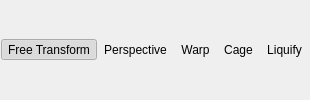
      <widget class="QFrame" name="frame">
       <property name="frameShape">
        <enum>QFrame::NoFrame</enum>
       </property>
       <property name="frameShadow">
        <enum>QFrame::Plain</enum>
       </property>
       <property name="lineWidth">
        <number>0</number>
       </property>
       <layout class="QVBoxLayout" name="verticalLayout_7">
        <property name="leftMargin">
         <number>1</number>
        </property>
        <property name="topMargin">
         <number>1</number>
        </property>
        <property name="rightMargin">
         <number>1</number>
        </property>
        <property name="bottomMargin">
         <number>1</number>
        </property>
        <item>
         <layout class="QHBoxLayout" name="horizontalLayout_3">
          <property name="spacing">
           <number>0</number>
          </property>
          <item>
           <widget class="QToolButton" name="freeTransformButton">
            <property name="sizePolicy">
             <sizepolicy hsizetype="Expanding" vsizetype="Fixed">
              <horstretch>0</horstretch>
              <verstretch>0</verstretch>
             </sizepolicy>
            </property>
            <property name="toolTip">
             <string>Free</string>
            </property>
            <property name="text">
             <string>Free Transform</string>
            </property>
            <property name="checkable">
             <bool>true</bool>
            </property>
            <property name="checked">
             <bool>true</bool>
            </property>
            <property name="autoExclusive">
             <bool>true</bool>
            </property>
            <property name="autoRaise">
             <bool>true</bool>
            </property>
           </widget>
          </item>
          <item>
           <widget class="QToolButton" name="perspectiveTransformButton">
            <property name="sizePolicy">
             <sizepolicy hsizetype="Expanding" vsizetype="Fixed">
              <horstretch>0</horstretch>
              <verstretch>0</verstretch>
             </sizepolicy>
            </property>
            <property name="toolTip">
             <string>Perspective</string>
            </property>
            <property name="text">
             <string>Perspective</string>
            </property>
            <property name="checkable">
             <bool>true</bool>
            </property>
            <property name="autoExclusive">
             <bool>true</bool>
            </property>
            <property name="autoRaise">
             <bool>true</bool>
            </property>
           </widget>
          </item>
          <item>
           <widget class="QToolButton" name="warpButton">
            <property name="sizePolicy">
             <sizepolicy hsizetype="Expanding" vsizetype="Fixed">
              <horstretch>0</horstretch>
              <verstretch>0</verstretch>
             </sizepolicy>
            </property>
            <property name="toolTip">
             <string>Warp</string>
            </property>
            <property name="text">
             <string>Warp</string>
            </property>
            <property name="checkable">
             <bool>true</bool>
            </property>
            <property name="checked">
             <bool>false</bool>
            </property>
            <property name="autoExclusive">
             <bool>true</bool>
            </property>
            <property name="autoRaise">
             <bool>true</bool>
            </property>
           </widget>
          </item>
          <item>
           <widget class="QToolButton" name="cageButton">
            <property name="sizePolicy">
             <sizepolicy hsizetype="Expanding" vsizetype="Fixed">
              <horstretch>0</horstretch>
              <verstretch>0</verstretch>
             </sizepolicy>
            </property>
            <property name="toolTip">
             <string>Cage</string>
            </property>
            <property name="text">
             <string>Cage</string>
            </property>
            <property name="checkable">
             <bool>true</bool>
            </property>
            <property name="autoExclusive">
             <bool>true</bool>
            </property>
            <property name="autoRaise">
             <bool>true</bool>
            </property>
           </widget>
          </item>
          <item>
           <widget class="QToolButton" name="liquifyButton">
            <property name="sizePolicy">
             <sizepolicy hsizetype="Expanding" vsizetype="Fixed">
              <horstretch>0</horstretch>
              <verstretch>0</verstretch>
             </sizepolicy>
            </property>
            <property name="toolTip">
             <string>Liquify</string>
            </property>
            <property name="text">
             <string>Liquify</string>
            </property>
            <property name="checkable">
             <bool>true</bool>
            </property>
            <property name="autoExclusive">
             <bool>true</bool>
            </property>
            <property name="autoRaise">
             <bool>true</bool>
            </property>
           </widget>
          </item>
         </layout>
        </item>
       </layout>
      </widget>
